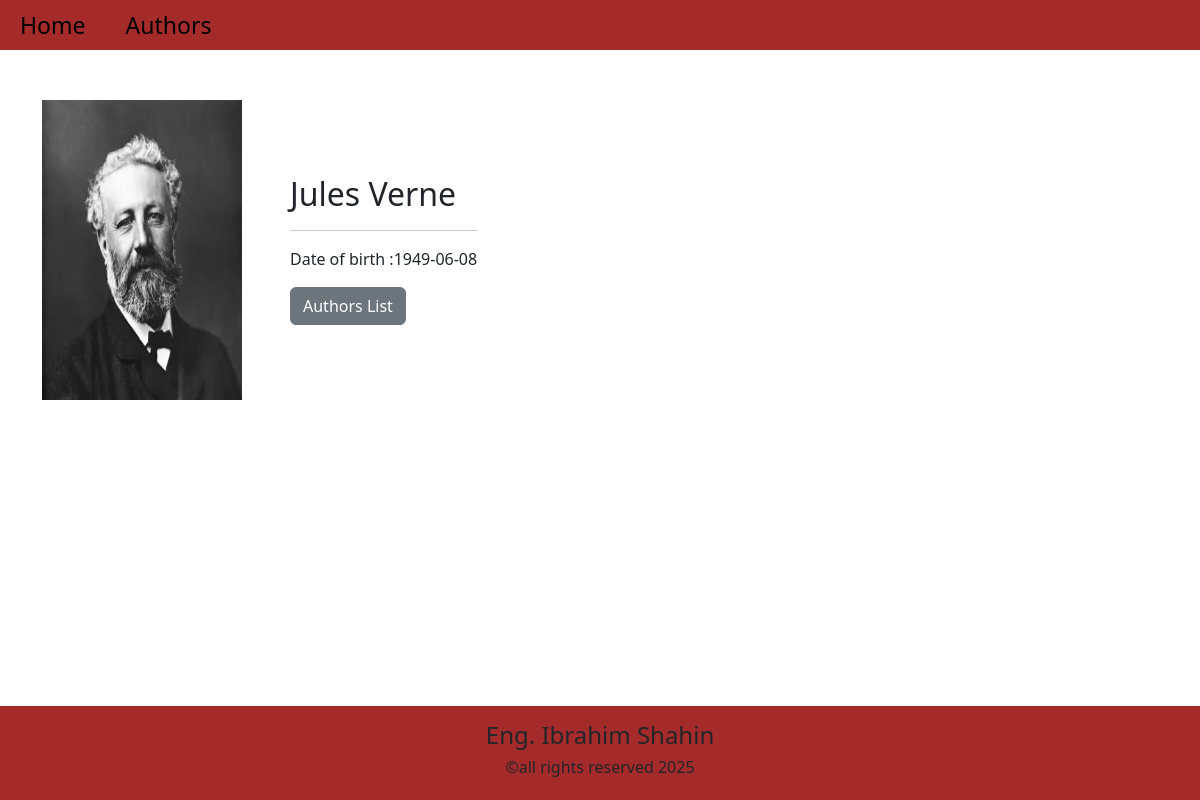
Screenshot of /author/3 with the database file from the repository.
### models.py (models this page shows)
class Author(db.Model):
    id = db.Column(db.Integer, primary_key=True)
    name = db.Column(db.String(100), nullable=False)
    birth_date = db.Column(db.Date, nullable=False)
    image = db.Column(db.String(100), nullable = False)
    books = db.relationship("Book", backref='author',lazy=True)

### app.py (the view)
@app.route('/author/<int:id>',endpoint="author_details",methods=['GET'])
def author_details(id):
    author = Author.query.get(id)
    return render_template('author_details.html', author=author)

### templates/author_details.html
{% extends 'base.html' %}
{% block content %}
<div class="container d-flex gap-5 align-items-center">
    <img src="{{ url_for('static',filename='images/'+ author.image)}}" />
    <div>
        <h2>{{author.name}}</h2>
        <hr>
        <p>Date of birth :{{author.birth_date}}</p>
        <a class="btn btn-secondary" href="{{url_for('authors')}}">Authors List</a>
    </div>
</div>
{% endblock content %}

### static/css/style.css (style rules this page uses)
body { position: relative; min-height: 100vh; margin: 0; padding: 100px 30px ; }
img { width: 200px; height: 300px; }

### rows the page displays
Author: image (picture), name "Jules Verne", birth_date "1949-06-08"
